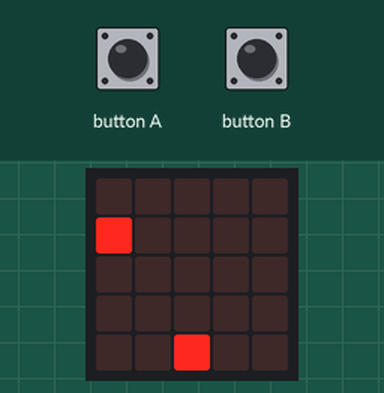
Simulated run of this program. Board: BBC micro:bit (MakeCode). Shown: the board's 5×5 LED display. The test bench sets the inputs (shaded band). Random numbers come from a fixed seed; the short countdown, score and lost-life animations are approximate.

Above: at 1.6 s.
1.7 s: button A pressed for 0.15 s
At 2.5 s:
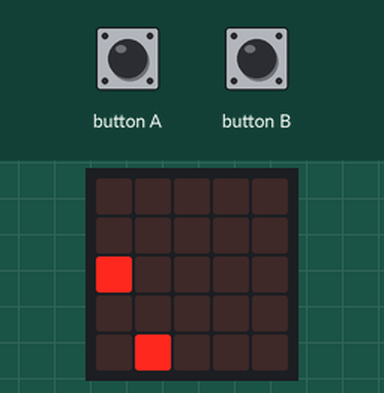
4.8 s: button B pressed for 0.15 s
At 6.5 s:
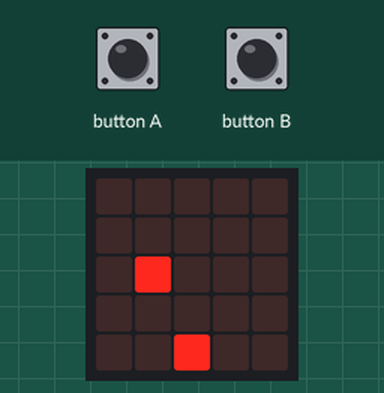
7.9 s: button B pressed for 0.15 s
At 9.0 s:
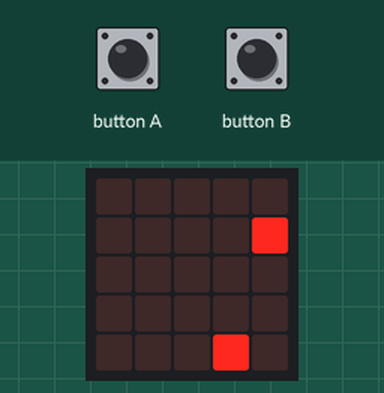
11.0 s: button A pressed for 0.15 s
At 12.7 s:
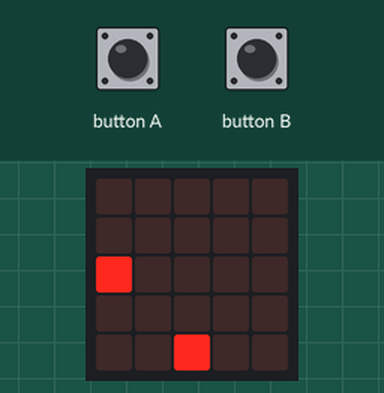
14.1 s: button A pressed for 0.15 s
At 15.2 s:
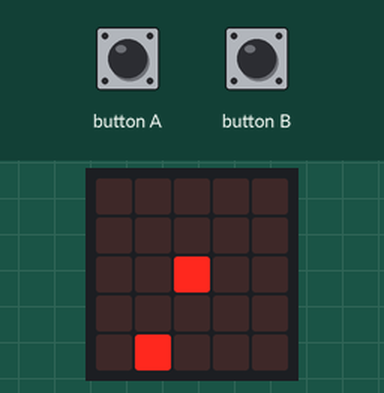
16.9 s: button B pressed for 0.15 s
At 17.9 s:
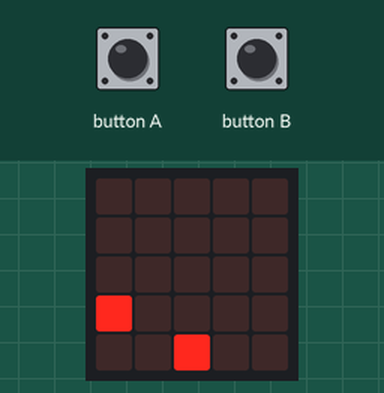
Timing chart, 0 to 19.9 s (numbered marks = the images above; inputs shaded):
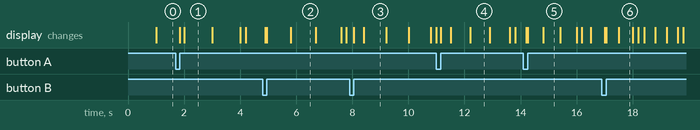

The program:

main.ts
```typescript
input.onButtonPressed(Button.A, function () {
    _123.change(LedSpriteProperty.X, -1)
})
input.onButtonPressed(Button.B, function () {
    _123.change(LedSpriteProperty.X, 1)
})
let list: game.LedSprite = null
let sleep_time = 0
let _123: game.LedSprite = null
_123 = game.createSprite(2, 4)
game.setLife(3)
basic.forever(function () {
    sleep_time = 1000
    list = game.createSprite(0, 0)
    while (true) {
        basic.pause(sleep_time)
        list.change(LedSpriteProperty.Y, 1)
        if (list.get(LedSpriteProperty.Y) == 4) {
            if (list.get(LedSpriteProperty.X) == _123.get(LedSpriteProperty.X)) {
                game.removeLife(1)
            } else {
                game.addScore(1)
            }
            sleep_time = sleep_time - 100
            list.set(LedSpriteProperty.Y, 0)
            list.set(LedSpriteProperty.X, randint(0, 4))
        } else {

        }
    }
})
```

test.ts
```typescript
// テストはここに来ます。このパッケージが拡張機能として使用されるときにはコンパイルされません。
```

Measured:
- what the display in image 1 shows lasts 1.0 s, from 2.0 s to 3.0 s
- what the display in image 2 shows lasts 0.9 s, from 5.8 s to 6.7 s
- what the display in image 3 shows lasts 0.8 s, from 8.4 s to 9.2 s
- what the display in image 4 shows lasts 0.7 s, from 12.2 s to 12.9 s
- what the display in image 5 shows lasts 0.6 s, from 14.8 s to 15.4 s
- what the display in image 6 shows lasts 0.5 s, from 17.5 s to 18.0 s
